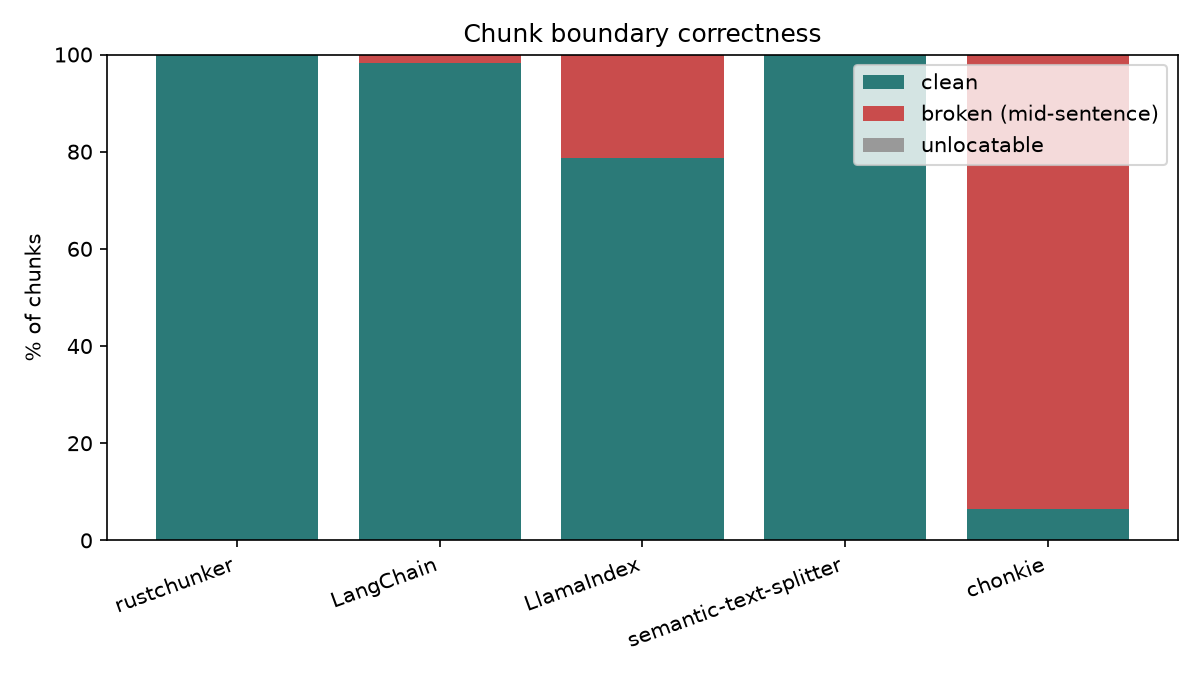

Source code (Python):
"""Chunk boundary correctness comparison: does each library's chunk end
actually land on a real sentence boundary, or does it cut mid-sentence?

Uses rustchunker's own (already-tested) Unicode sentence-boundary
detection as the ground-truth oracle -- exposed internally as
rustchunker._rustchunker.sentence_boundaries (not part of the public
chunking API) -- rather than introducing a second, possibly-disagreeing
"what counts as a sentence" implementation just for this benchmark.

Other libraries only return chunk text, not offsets, so each chunk's end
position is relocated in the original document via forward substring
search. If a chunk's text can't be located at all (e.g. after whitespace
normalization), it's counted as "unlocatable" rather than silently
mis-scored as broken or clean.
"""
import argparse
import bisect
import glob
import os
import sys

import matplotlib

matplotlib.use("Agg")
import matplotlib.pyplot as plt

sys.path.insert(0, os.path.dirname(__file__))
from _adapters import MAX_TOKENS, OVERLAP, word_count

from rustchunker import chunk
from rustchunker._rustchunker import sentence_boundaries


def chunks_langchain(text):
    from langchain_text_splitters import RecursiveCharacterTextSplitter

    splitter = RecursiveCharacterTextSplitter(
        chunk_size=MAX_TOKENS, chunk_overlap=OVERLAP, length_function=word_count
    )
    return splitter.split_text(text)


def chunks_llama_index(text):
    from llama_index.core.node_parser import SentenceSplitter

    splitter = SentenceSplitter(chunk_size=MAX_TOKENS, chunk_overlap=OVERLAP, tokenizer=str.split)
    return splitter.split_text(text)


def chunks_semantic_text_splitter(text):
    from semantic_text_splitter import TextSplitter

    splitter = TextSplitter.from_callback(word_count, MAX_TOKENS, overlap=OVERLAP)
    return splitter.chunks(text)


def chunks_chonkie(text):
    from chonkie import TokenChunker

    chunker = TokenChunker(tokenizer="word", chunk_size=MAX_TOKENS, chunk_overlap=OVERLAP)
    return [c.text for c in chunker(text)]


TEXT_CHUNKERS = [
    ("LangChain", chunks_langchain),
    ("LlamaIndex", chunks_llama_index),
    ("semantic-text-splitter", chunks_semantic_text_splitter),
    ("chonkie", chunks_chonkie),
]


def is_clean_boundary(end, sorted_ground_truth_ends, text_len, text):
    if end == text_len:
        return True
    # Nearest ground-truth end at or after `end`, and the one just before it
    # -- the real boundary is one of these two; anything else is too far.
    i = bisect.bisect_left(sorted_ground_truth_ends, end)
    candidates = sorted_ground_truth_ends[max(0, i - 1) : i + 1]
    for ge in candidates:
        lo, hi = (end, ge) if end <= ge else (ge, end)
        if text[lo:hi].strip() == "":
            return True
    return False


def score_document(text):
    ground_truth_ends = sorted(e for _, e in sentence_boundaries(text))
    text_len = len(text)
    results = {}

    rust_chunks = chunk(text, max_tokens=MAX_TOKENS, overlap=OVERLAP, strategy="sentence")
    clean = sum(
        1 for c in rust_chunks if is_clean_boundary(c.end, ground_truth_ends, text_len, text)
    )
    results["rustchunker"] = (clean, len(rust_chunks) - clean, 0, len(rust_chunks))

    for name, fn in TEXT_CHUNKERS:
        try:
            chunk_texts = fn(text)
        except ImportError:
            continue
        clean = broken = unlocatable = 0
        search_from = 0
        for ct in chunk_texts:
            stripped = ct.strip()
            if not stripped:
                unlocatable += 1
                continue
            idx = text.find(stripped, search_from)
            if idx == -1:
                idx = text.find(stripped)  # retry in case ordering assumption failed
            if idx == -1:
                unlocatable += 1
                continue
            end = idx + len(stripped)
            search_from = idx
            if is_clean_boundary(end, ground_truth_ends, text_len, text):
                clean += 1
            else:
                broken += 1
        results[name] = (clean, broken, unlocatable, len(chunk_texts))

    return results


def accumulate(paths, totals, label):
    print(f"\nScoring {len(paths)} {label} document(s)...")
    for p in paths:
        with open(p, "r", encoding="utf-8", errors="ignore") as f:
            text = f.read()
        for name, (clean, broken, unlocatable, total) in score_document(text).items():
            acc = totals.setdefault(name, [0, 0, 0, 0])
            acc[0] += clean
            acc[1] += broken
            acc[2] += unlocatable
            acc[3] += total


def main():
    parser = argparse.ArgumentParser(description=__doc__)
    parser.add_argument("--data-dir", default=os.path.join(os.path.dirname(__file__), "data"))
    parser.add_argument(
        "--real-data-dir", default=os.path.join(os.path.dirname(__file__), "real_data")
    )
    parser.add_argument(
        "--out", default=os.path.join(os.path.dirname(__file__), "bench_correctness.png")
    )
    parser.add_argument(
        "--synthetic-limit", type=int, default=50, help="cap synthetic docs scored, for speed"
    )
    args = parser.parse_args()

    paths = sorted(glob.glob(os.path.join(args.data_dir, "*.txt")))[: args.synthetic_limit]
    real_paths = []
    if os.path.isdir(args.real_data_dir):
        for pattern in ("**/*.txt", "**/*.html", "**/*.md"):
            real_paths.extend(glob.glob(os.path.join(args.real_data_dir, pattern), recursive=True))

    if not paths and not real_paths:
        raise SystemExit(
            "No documents found -- run generate_test_data.py and/or fetch_real_docs.py first."
        )

    totals = {}
    if paths:
        accumulate(paths, totals, "synthetic")
    if real_paths:
        accumulate(real_paths, totals, "real")
    else:
        print("\n(no real documents found -- run fetch_real_docs.py for a more meaningful signal)")

    print(f"\n{'Library':<25}{'Clean %':>10}{'Broken %':>10}{'Unlocatable %':>15}{'Chunks':>10}")
    names, clean_pcts, broken_pcts, unlocatable_pcts = [], [], [], []
    for name, (clean, broken, unlocatable, total) in totals.items():
        if total == 0:
            continue
        clean_pct = 100 * clean / total
        broken_pct = 100 * broken / total
        unlocatable_pct = 100 * unlocatable / total
        print(f"{name:<25}{clean_pct:>9.1f}%{broken_pct:>9.1f}%{unlocatable_pct:>14.1f}%{total:>10}")
        names.append(name)
        clean_pcts.append(clean_pct)
        broken_pcts.append(broken_pct)
        unlocatable_pcts.append(unlocatable_pct)

    fig, ax = plt.subplots(figsize=(8, 4.5))
    ax.bar(names, clean_pcts, label="clean", color="#2b7a78")
    ax.bar(names, broken_pcts, bottom=clean_pcts, label="broken (mid-sentence)", color="#c94c4c")
    bottoms = [c + b for c, b in zip(clean_pcts, broken_pcts)]
    ax.bar(names, unlocatable_pcts, bottom=bottoms, label="unlocatable", color="#999999")
    ax.set_ylabel("% of chunks")
    ax.set_title("Chunk boundary correctness")
    ax.legend()
    plt.setp(ax.get_xticklabels(), rotation=20, ha="right")
    fig.tight_layout()
    fig.savefig(args.out, dpi=150)
    print(f"\nChart saved to {args.out}")


if __name__ == "__main__":
    main()
